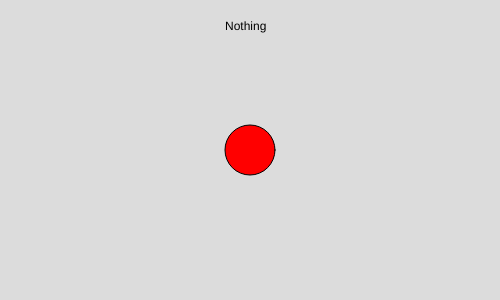
Frame 1 (no input)
Frame 60 (no input): identical to frame 1, image omitted
Frame 120 (the mouse pressed at the canvas centre since frame 60): identical to frame 1, image omitted

The p5.js sketch that drew this single still picture (run headless with seeded random() and noise() and a simulated clock; from frame 60 on, the mouse is pressed at the canvas centre):

// p5.js sketch
// ── sketch.js
let circleX;
let circleY;
let circleSize;
let circleColor;
let message = 'Nothing';

function setup() {

    createCanvas(500, 300);
    circleX = width / 2;
    circleY = height / 2;
    circleSize = 50;
    circleColor = color(255, 0, 0);
}


function draw() {

    background(220);
    fill(circleColor);
    circle(circleX, circleY, circleSize);
    fill(0);
    text(message, width * 0.45, height * 0.1);
}

function mouseClicked() {

    console.log('click');
    anim();
}

function delay(timeDelay) {
    return new Promise(resolve => setTimeout(resolve, timeDelay));
}

async function anim() {

    await delay(1000);
    circleSize = 150;

    await delay(1000);
    circleX = width * 0.75;
    message = 'move to right';

    await delay(1000);
    circleColor = color(0, 0, 255);

    await delay(1000);
    circleX = width * 0.5;

    await delay(1000);
    circleSize = 50;

}

function callBack() {

    console.log('timeout:', millis())
}
